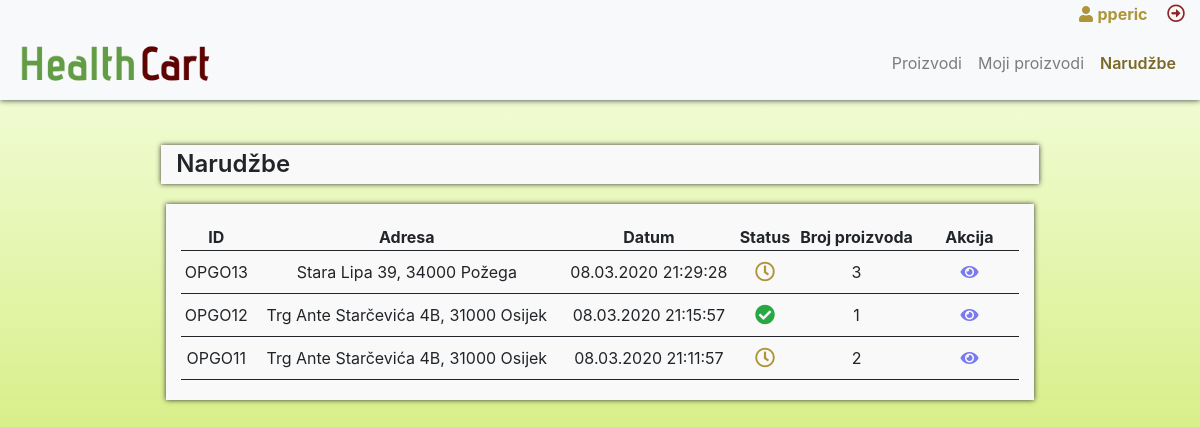
The app's page /orders-received.php (signed in) with its own data.
### tables this page shows
CREATE TABLE `order_products` (
  `id` int(11) NOT NULL,
  `order_id` int(11) DEFAULT NULL,
  `product_id` int(11) DEFAULT NULL,
  `amount` int(11) DEFAULT NULL,
  `price` decimal(10,2) DEFAULT NULL,
  `status` int(11) NOT NULL DEFAULT '11',
  `comment` text,
  `created_at` datetime DEFAULT CURRENT_TIMESTAMP
);

CREATE TABLE `orders` (
  `id` int(11) NOT NULL,
  `kupac_id` int(11) DEFAULT NULL,
  `address` varchar(255) DEFAULT NULL,
  `status` int(11) NOT NULL DEFAULT '11',
  `created_at` datetime DEFAULT CURRENT_TIMESTAMP
);

### orders-received.php (the view, shortened to what this page needs)
<?php
require_once "config.php";
function fetchOrders($pdo){
    $sql_orders = "SELECT orders.id as order_id, orders.address as order_address, orders.status as order_status, orders.created_at as order_date, order_products.*, COUNT(order_products.id) as product_number, GROUP_CONCAT(order_products.status) as products_status FROM orders INNER JOIN order_products ON orders.id = order_products.order_id INNER JOIN products ON products.id = order_products.product_id WHERE products.proizvodac_id = :id GROUP BY orders.id ORDER BY orders.id DESC";
    if($stmt = $pdo->prepare($sql_orders)){
        $stmt->bindParam(":id", $param_user_id, PDO::PARAM_STR);
        $stmt->execute();
        return $stmt->fetchAll();
    }
}
$orders = fetchOrders($pdo);
?>
<!DOCTYPE html>
<html lang="en">
<head>
    <?php include 'head.php'; ?>
</head>
<body class="dashboard">
    <div class="fixed-row">
        <div class="row logged-user text-right">
            <div class="col-12">
                <a href="<?php echo ROOT_URL; ?>edit-profil.php" class="logged-user-profil">
                    <i class="fas fa-user"></i> <strong><?php echo htmlspecialchars($_SESSION["username"]); ?></strong>
                </a>
                <a href="<?php echo ROOT_URL; ?>logout.php" class="logged-user-logout">
                    <i class="far fa-arrow-alt-circle-right"></i>
                </a>
            </div>
        </div>
        <nav class="navbar navbar-expand-lg navbar-light bg-light">
            <a class="navbar-brand" href="<?php echo ROOT_URL; ?>dashboard.php">
                <img class="logo-img" src="<?php echo ROOT_URL; ?>img/opg-logo.png">
            </a>
            <div class="collapse navbar-collapse" id="navbarNav">
                <ul class="navbar-nav ml-auto">
                    <li class="nav-item">
                        <a class="nav-link" href="<?php echo ROOT_URL; ?>dashboard.php">Proizvodi</a>
                    </li>
                    <?php if($_SESSION['role'] == 1){ ?>
                        <li class="nav-item">
                            <a class="nav-link" href="<?php echo ROOT_URL; ?>own-products.php">Moji proizvodi</a>
                        </li>
                    <?php } ?>
                    <li class="nav-item active">
                        <a class="nav-link" href="<?php echo ROOT_URL; ?>orders-received.php">Narudžbe</a>
                    </li>
                </ul>
            </div>
        </nav>
    </div>
    <div class="row page-content">
        <div class="col-12">
            <div class="row content-container">
                <div class="col-9 m-auto page-title">
                    <h4>Narudžbe</h4>
                </div>
                <div class="col-11 m-auto">
                    <div class="row order-results order-list">
                        <div class="col-12 col-md-10 col-lg-10 m-auto">
                            <?php
                            if(count($orders) != 0){
                            ?>
                                <table width="100%">
                                    <thead>
                                        <th>ID</th>
                                        <th>Adresa</th>
                                        <th>Datum</th>
                                        <th>Status</th>
                                        <th>Broj proizvoda</th>
                                        <th width="100px">Akcija</th>
                                    </thead>
                                    <tbody>
                                        <?php
                                        foreach($orders as $key => $order){
                                        ?>
                                            <tr class="order">
                                                <td class="order-id" data-oid="<?php echo $order['order_id']; ?>"><?php echo ORDER_PREFIX; ?><?php echo $order['order_id']; ?></td>
                                                <td><?php echo $order['order_address']; ?></td>
                                                <td><?php echo date_format(date_create($order['order_date']),"d.m.Y H:i:s"); ?></td>
                                                <td>
                                                    <?php
                                                    $status_array = explode(',', $order['products_status']);
                                                    $status = 11;
                                                    if (!in_array(11, $status_array)){
                                                        if (in_array(0, $status_array)){
                                                            $status = 0;
                                                        }else{
                                                            $status = 1;
                                                        }
                                                    }
                                                    switch($status){
                                                        case 11:
                                                            echo '<i class="far fa-clock process-order"></i>';
                                                            break;
                                                        case 1:
                                                            echo '<i class="fas fa-check-circle success-order"></i>';
                                                            break;
                                                    }
                                                    ?>
                                                </td>
                                                <td><?php echo $order['product_number']; ?></td>
                                                <td>
                                                    <a class="show-order-details action-link" href="<?php echo ROOT_URL; ?>order-show.php?oid=<?php echo $order['order_id']; ?>">
                                                        <i class="fas fa-eye"></i>
                                                    </a>
                                                </td>
                                            </tr>
                                        <?php
                                        }
                                        ?>
                                    </tbody>
                                </table>
                            <?php
                            }else{
                            ?>
                                <p class="text-center" style="margin-bottom: 0;">Ne postoje narudžbe. Povratak na <a href="<?php echo ROOT_URL; ?>dashboard.php">proizvode.</a></p>
                            <?php
                            }
                            ?>
                        </div>
                    </div>
                </div>
            </div>
        </div>
    </div>
</body>
</html>

### css/style.css (style rules this page uses)
* { outline: unset !important; }
a { color: #ae9638; text-decoration: none; background-color: transparent; }
.row { margin: 0; }
.logo-img { max-width: 200px; display: block; }
body.dashboard { background: #f8ffe8; background: -moz-linear-gradient(top, #f8ffe8 0%, #e3f5ab 33%, #b7df2d 100%); background: -webkit-linear-gradient(top, #f8ffe8 0%,#e3f5ab 33%,#b7df2d 100%); background: linear-gradient(to bottom, #f8ffe8 0%,#e3f5ab 33%,#b7df2d 100%); filter: progid:DXImageTransform.Microsoft.gradient( startColorstr='#f8ffe8', endColorstr='#b7df2d',GradientType=0 ); }
.fixed-row { background-color: #f8f9fa !important; position: fixed; top: 0; width: 100%; box-shadow: 0 0 6px #333; z-index: 10; }
.logged-user-profil { margin-right: 15px; }
.logged-user-logout { color: #8e2525; font-size: 18px; }
.navbar-light .navbar-nav .active > .nav-link { color: #7a6926; font-weight: 600; }
.page-content { margin-top: 125px; min-height: calc(100vh - 83px); }
.content-container { padding: 20px 0; }
.order-results.order-list > div.m-auto, .insert-form > div.m-auto, .edit-form > div.m-auto { background: #f9f9f9; margin: 10px; padding: 20px 0; box-shadow: 0 0 5px #333; }
.profil > .col-12, .order-results.order-list > .col-12 { padding-left: 15px !important; padding-right: 15px !important; }
.order-results.order-list table th, .order-results.order-list table td, #order-show table th, #order-show table td, #order-update-form table th, #order-update-form table td, #order-preview-form table th, #order-preview-form table td { text-align: center; border-bottom: 1px solid; }
.page-title { margin-bottom: 20px !important; background: #f9f9f9; box-shadow: 0 0 5px #333; }
.page-title h4 { font-weight: 600; margin: 5px 0; }
.success-order, .process-order, .failure-order { padding: 10px 0; font-size: 20px; }
.success-order { color: #28a745; }
.process-order { color: #ae9638 }
.action-link { margin: 0 5px; text-decoration: none; }
.action-link.show-order-details { color: #7979f2; }

### css/all.css (style rules this page uses)
.fa, .fas, .far, .fal, .fad, .fab { -moz-osx-font-smoothing: grayscale; -webkit-font-smoothing: antialiased; display: inline-block; font-style: normal; font-variant: normal; text-rendering: auto; line-height: 1; }
.fa-arrow-alt-circle-right:before { content: "\f35a"; }
.fa-check-circle:before { content: "\f058"; }
.fa-clock:before { content: "\f017"; }
.fa-eye:before { content: "\f06e"; }
.fa-user:before { content: "\f007"; }
.far { font-family: 'Font Awesome 5 Free'; font-weight: 400; }
.fa, .fas { font-family: 'Font Awesome 5 Free'; font-weight: 900; }

### records on screen
order_products: order "13", order.address "Stara Lipa 39, 34000 Požega", order.created_at "08.03.2020 21:29:28", product_number "3"
order_products: order "12", order.address "Trg Ante Starčevića 4B, 31000 Osijek", order.created_at "08.03.2020 21:15:57", product_number "1"
order_products: order "11", order.address "Trg Ante Starčevića 4B, 31000 Osijek", order.created_at "08.03.2020 21:11:57", product_number "2"

### other values on screen
$_SESSION["username"] "pperic"
